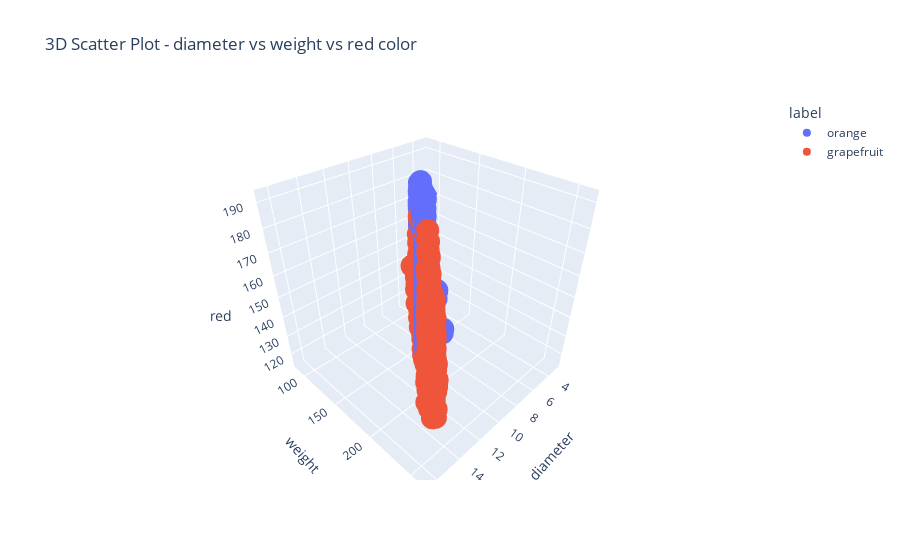

The notebook cell this image was saved under:
### Code cell
fig = px.scatter_3d(df, x='diameter', y='weight', z='red', 
                    color='label',
                    title='3D Scatter Plot - diameter vs weight vs red color')
fig.show()

### Figure 1 — Plotly figure (JSON) as saved in the notebook; plotly's stock layout.template omitted (floating-point values rounded to 4 significant figures; data arrays with more than 128 entries replaced by an {"elided": "..."} marker saying what was removed)
{"data": [{"hovertemplate": "label=orange<br>diameter=%{x}<br>weight=%{y}<br>red=%{z}<extra></extra>", "legendgroup": "orange", "marker": {"color": "#636efa", "symbol": "circle"}, "mode": "markers", "name": "orange", "scene": "scene", "showlegend": true, "type": "scatter3d", "x": {"elided": "5000 float values"}, "y": {"elided": "5000 float values"}, "z": {"elided": "5000 int values"}}, {"hovertemplate": "label=grapefruit<br>diameter=%{x}<br>weight=%{y}<br>red=%{z}<extra></extra>", "legendgroup": "grapefruit", "marker": {"color": "#EF553B", "symbol": "circle"}, "mode": "markers", "name": "grapefruit", "scene": "scene", "showlegend": true, "type": "scatter3d", "x": {"elided": "5000 float values"}, "y": {"elided": "5000 float values"}, "z": {"elided": "5000 int values"}}], "layout": {"legend": {"title": {"text": "label"}, "tracegroupgap": 0}, "scene": {"domain": {"x": [0, 1], "y": [0, 1]}, "xaxis": {"title": {"text": "diameter"}}, "yaxis": {"title": {"text": "weight"}}, "zaxis": {"title": {"text": "red"}}}, "title": {"text": "3D Scatter Plot - diameter vs weight vs red color"}}}
